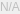
<?xml version="1.0" encoding="UTF-8"?>
<ui version="4.0">
 <class>CPKeyDriveAckermannPlugin</class>
 <widget class="QWidget" name="CPKeyDriveAckermannPlugin">
  <property name="geometry">
   <rect>
    <x>0</x>
    <y>0</y>
    <width>5</width>
    <height>5</height>
   </rect>
  </property>
  <property name="windowTitle">
   <string>CPKeyDriveAckermann</string>
  </property>
  <layout class="QGridLayout" name="gridLayout">
   <property name="margin">
    <number>0</number>
   </property>
   <property name="spacing">
    <number>0</number>
   </property>
   <item row="0" column="0">
    <widget class="QLabel" name="label">
     <property name="enabled">
      <bool>false</bool>
     </property>
     <property name="text">
      <string>N/A</string>
     </property>
     <property name="alignment">
      <set>Qt::AlignCenter</set>
     </property>
    </widget>
   </item>
  </layout>
 </widget>
 <layoutdefault spacing="6" margin="11"/>
 <resources/>
 <connections/>
 <slots>
  <slot>nukeNodelet()</slot>
 </slots>
</ui>
